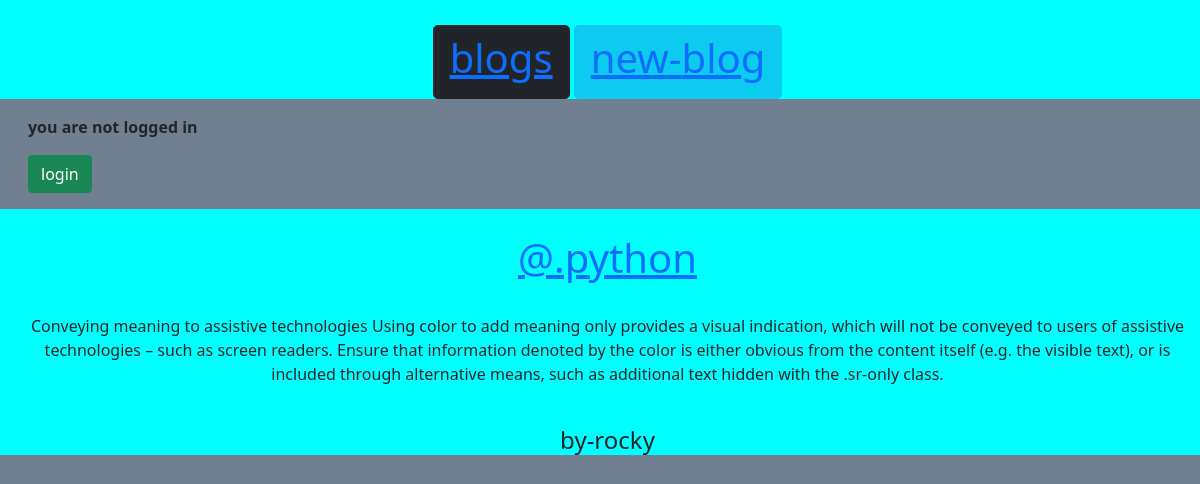
The page / on the database its author committed.
### bookapp/models.py (models this page shows, shortened)
class Post(models.Model):
    title = models.CharField(max_length=30)
    summary = models.TextField(max_length=1000)
    author_name = models.ForeignKey('auth.user',on_delete=models.CASCADE)
    image= models.ImageField(upload_to='images/',blank=True)

### bookapp/views.py (the view)
# urls.py: path('',HomeView.as_view(),name='home'),
class HomeView(ListView):
    model = Post
    template_name = "blocks_app/home.html"

### Templates/blocks_app/home.html
{% extends 'blocks_app/base.html' %}
{% block content %}
    {% for i in object_list  %}
    <div class="mtx .bg-info">
        <a href=" {% url 'index' i.pk %} "><h1>{{i.title}}</h1></a><br>
        <p>{{i.summary}}</p><br>
        <h4>by-{{i.author_name}}</h4>
    {% endfor %}
{% endblock content %}

### Templates/blocks_app/base.html (shortened to what this page needs)
{% load static %}
<!DOCTYPE html>
<html lang="en">
<head>
    <link href="https://cdn.jsdelivr.net/npm/bootstrap@5.1.3/dist/css/bootstrap.min.css" rel="stylesheet">
    <link rel="stylesheet" href="{% static 'css/index.css' %}">
</head>
<body>
    <div class="login .bg-info">
        <header>
            <div class="mtx .bg-info">
                <button class="btn btn-dark btn-lg btn-block"><a href="{% url 'home' %}" ><h1>blogs</h1></a></button>
                <button class="btn btn-info btn-lg btn-block"><a href="{% url 'create' %}"><h1>new-blog</h1></a></button>
            </div>
        </header>
        <div class="m-3 container .bg-info">
            {% if user.is_authenticated %}
                <p><b>Hai {{user.username}}</b></p>
                <a class='btn btn-warning' href="{% url 'logout' %}">logout</a>
            {% else %}
                <p><b>you are not logged in </b></p>
                <a class='btn btn-success' href="{% url 'login' %}">login</a>
            {% endif %}
        </div>
        {% block content %}
        {% endblock content %}
    </div>
</body>
</html>

### static/css/index.css (style rules this page uses)
.mtx { text-decoration-style: double; padding-top: 25px; padding-left: 15px; font-style: unset; background-color: aqua; border: 12px; text-align: center; }
body { background-color: slategray; }

### rows shown on the page
Post: title "@.python", summary "Conveying meaning to assistive technologies Using color to add meaning only provides a visual indication, which will not be conveyed to users of assistive technologies – such as screen readers. Ensure that information denoted by the color is either obvious from the content itself (e.g. the visible text), or is included through alternative means, such as additional text hidden with the .sr-only class.", author_name "rocky"
